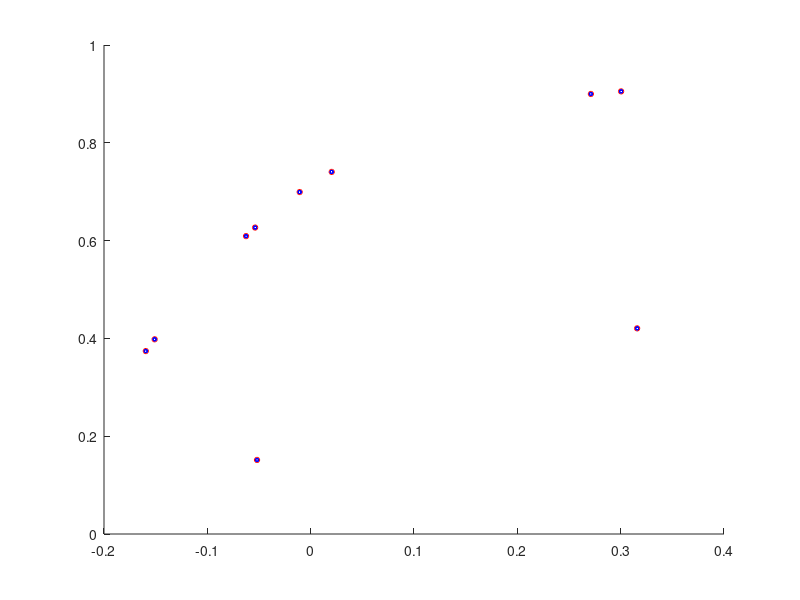

This chart was generated by the following MATLAB code:
clc;
clear all;
format long;

function local = X0(m,bL,bU)
  n = size(bL,2);
  local = zeros(m,n);
  for i = 1:m
    for j = 1:n
      local(i,j) = bL(j) + (bU(j) - bL(j))*rand();
    endfor
  endfor
end

x0      = 0;
y0      = 0;
r1      = 1.08913;
r2      = 0.42255;
r3      = 0.96444;
r4      = 0.58781;
rcx     = 0.39137;
rcy     = 0.42950;
theta0  = 0.00000;
theta2  = X0(10,0,2*pi);
%theta2 = 4;
theta4  = X0(10,0,2*pi);

delta = 0.00001;

r1_rand = X0(100, r1-delta, r1+delta);
r2_rand = X0(100, r2-delta, r2+delta);
r3_rand = X0(100, r3-delta, r3+delta);
r4_rand = X0(100, r4-delta, r4+delta);
rcx_rand = X0(100, rcx-delta, rcx+delta);
rcy_rand = X0(100, rcy-delta, rcy+delta);

l1 = r1_rand./r2_rand;
l2 = r1_rand./r3_rand;
l3 = (r4_rand.^2-r1_rand.^2-r2_rand.^2-r3_rand.^2)/(2*r2.*r3);

for ii = 1:size(theta2)(1)
  ka(:,ii) = cos(theta2)(ii) - l1  + l2 .* cos(theta2)(ii) + l3;
  kb(:,ii) = -2*sin(theta2)(ii);
  kc(:,ii) = l1 + (l2-1) .* cos(theta2)(ii) + l3;

  theta3 = 2*atan2(-kb-sqrt(kb.^2-4*ka.*kc),2*ka);
  
  rgenx(:,ii) = x0 + r2_rand*cos(theta2(ii)+theta0) + rcx_rand.*cos(theta3(:,ii)-theta0)-rcy_rand.*sin(theta3(:,ii)-theta0);
  rgeny(:,ii) = y0 + r2_rand*sin(theta2(ii)+theta0) + rcx_rand.*sin(theta3(:,ii)-theta0)+rcy_rand.*cos(theta3(:,ii)-theta0);
  
  rgenx_avg(ii) = mean(rgenx(:,ii));
  rgeny_avg(ii) = mean(rgeny(:,ii));
  
  rgenx_std(ii) = std(rgenx(:,ii));
  rgeny_std(ii) = std(rgeny(:,ii));
endfor





%rgenx_rand = X0(100, rgenx-delta, rgenx+delta);
%rgeny_rand = X0(100, rgeny-delta, rgeny+delta);

clf;
hold on;
scatter(rgenx_avg, rgeny_avg, 15, 'r');
scatter(rgenx_avg+rgenx_std, rgeny_avg, 5, 'b');
scatter(rgenx_avg-rgenx_std, rgeny_avg, 5, 'b');
scatter(rgenx_avg, rgeny_avg+rgeny_std, 5, 'b');
scatter(rgenx_avg, rgeny_avg-rgeny_std, 5, 'b');
hold off;